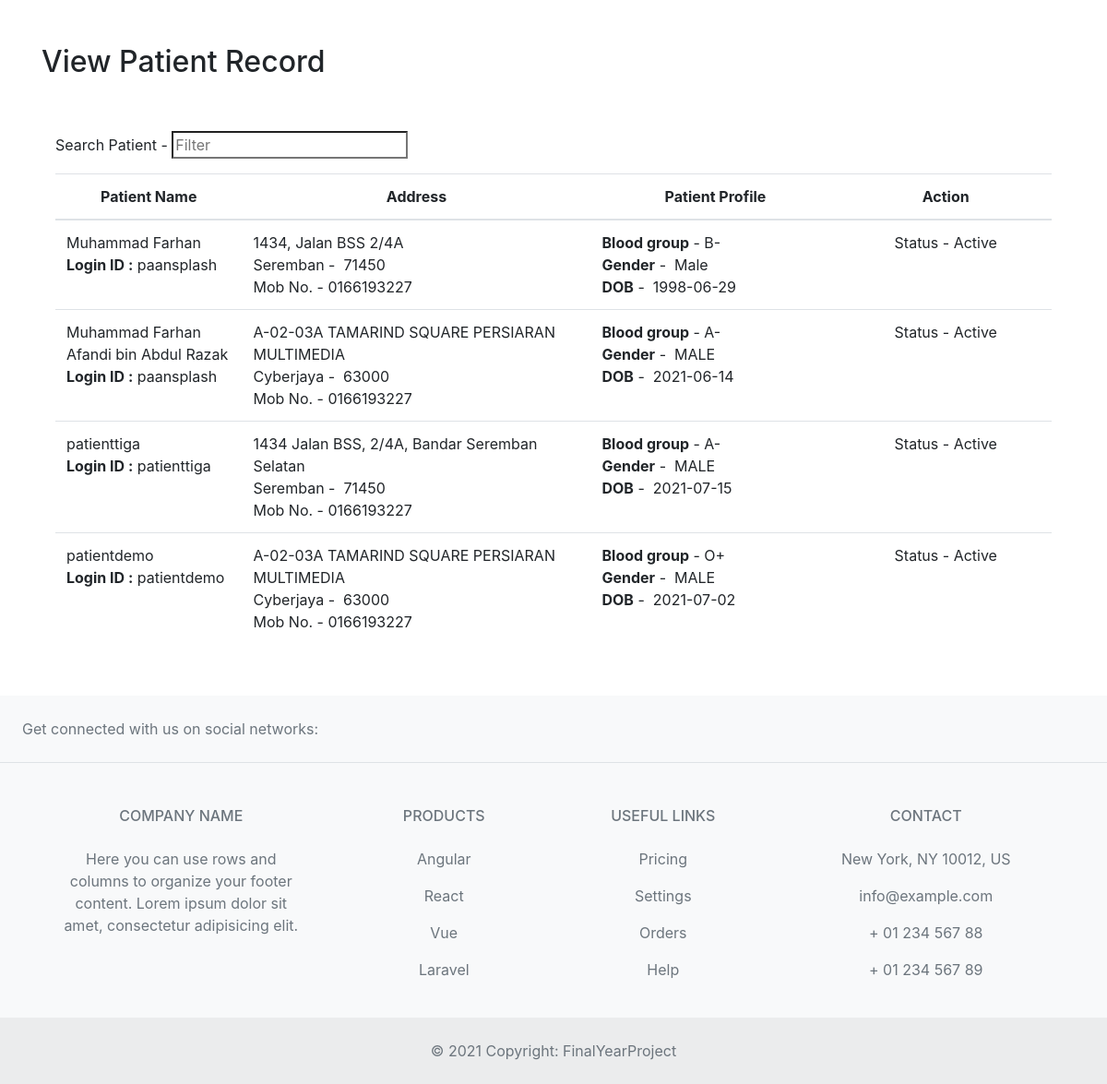
The page /viewpatient.php on the database its author committed.
### tables this page shows
CREATE TABLE `patient` (
  `patientid` int(10) NOT NULL,
  `patientname` varchar(50) NOT NULL,
  `address` varchar(250) NOT NULL,
  `mobileno` varchar(15) NOT NULL,
  `city` varchar(25) NOT NULL,
  `pincode` varchar(20) NOT NULL,
  `loginid` varchar(50) NOT NULL,
  `password` varchar(25) NOT NULL,
  `bloodgroup` varchar(20) NOT NULL,
  `gender` varchar(10) NOT NULL,
  `dob` date DEFAULT NULL,
  `status` varchar(10) NOT NULL
);

### viewpatient.php (the view, shortened to what this page needs)
<?php
include("headers.php");
?>
<div class="container">
  <br></br>
  <h2>View Patient Record</h2>
  <br></br>
<section class="container">
<p>Search Patient - <input type="search" class="light-table-filter" data-table="table" placeholder="Filter" /></p>
	<table class="table">
      <thead>
        <tr>
          <th width="15%" height="36"><div align="center">Patient Name</div></th>
          <th width="28%"><div align="center">Address</div></th>
          <th width="20%"><div align="center">Patient Profile</div></th>
          <th width="17%"><div align="center">Action</div></th>
        </tr>
        </thead>
      <tbody>
   <?php
		$sql ="SELECT * FROM patient";
		$qsql = mysqli_query($con,$sql);
		while($rs = mysqli_fetch_array($qsql))
		{
        echo "<tr>
          <td>$rs[patientname]<br>
		  <strong>Login ID :</strong> $rs[loginid] </td>
		   <td>$rs[address]<br>$rs[city] -  &nbsp;$rs[pincode]<br>
Mob No. - $rs[mobileno]</td>
			    <td><strong>Blood group</strong> - $rs[bloodgroup]<br>
<strong>Gender</strong> - &nbsp;$rs[gender]<br>
<strong>DOB</strong> - &nbsp;$rs[dob]</td>
          <td align='center'>Status - $rs[status] <br>";
		  echo "</td></tr>";
		}
		?>
      </tbody>
    </table>
</section>
    <p>&nbsp;</p>
  </div>
<?php
include("footers.php");
?>

### rows shown on the page
patient: patientname "Muhammad Farhan", loginid "paansplash", address "1434, Jalan BSS 2/4A", city "Seremban", pincode "71450", mobileno "0166193227", bloodgroup "B-", gender "Male", dob "1998-06-29", status "Active"
patient: patientname "Muhammad Farhan Afandi bin Abdul Razak", loginid "paansplash", address "A-02-03A TAMARIND SQUARE PERSIARAN MULTIMEDIA", city "Cyberjaya", pincode "63000", mobileno "0166193227", bloodgroup "A-", gender "MALE", dob "2021-06-14", status "Active"
patient: patientname "patienttiga", loginid "patienttiga", address "1434 Jalan BSS, 2/4A, Bandar Seremban Selatan", city "Seremban", pincode "71450", mobileno "0166193227", bloodgroup "A-", gender "MALE", dob "2021-07-15", status "Active"
patient: patientname "patientdemo", loginid "patientdemo", address "A-02-03A TAMARIND SQUARE PERSIARAN MULTIMEDIA", city "Cyberjaya", pincode "63000", mobileno "0166193227", bloodgroup "O+", gender "MALE", dob "2021-07-02", status "Active"
